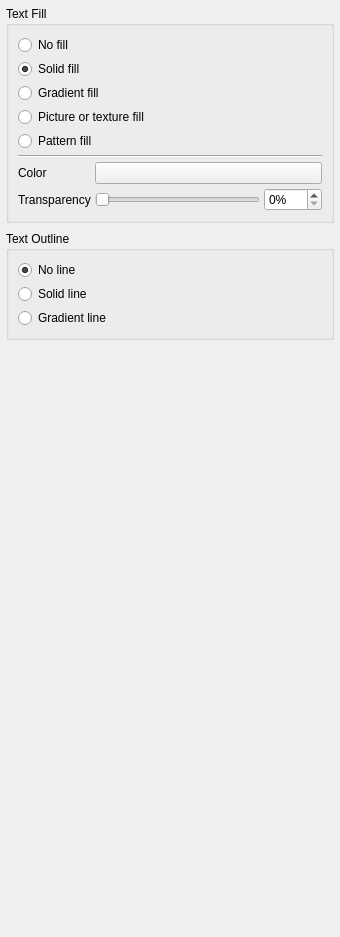
             <widget class="QWidget" name="text_fill_outline_content">
              <property name="geometry">
               <rect>
                <x>0</x>
                <y>0</y>
                <width>340</width>
                <height>937</height>
               </rect>
              </property>
              <layout class="QVBoxLayout" name="text_fill_outline_layout">
               <property name="spacing">
                <number>8</number>
               </property>
               <property name="leftMargin">
                <number>6</number>
               </property>
               <property name="topMargin">
                <number>6</number>
               </property>
               <property name="rightMargin">
                <number>6</number>
               </property>
               <property name="bottomMargin">
                <number>6</number>
               </property>
               <item>
                <widget class="QGroupBox" name="grp_text_fill">
                 <property name="title">
                  <string>Text Fill</string>
                 </property>
                 <layout class="QVBoxLayout" name="grp_text_fill_layout">
                  <property name="spacing">
                   <number>4</number>
                  </property>
                  <item>
                   <widget class="QRadioButton" name="rb_text_fill_none">
                    <property name="text">
                     <string>No fill</string>
                    </property>
                   </widget>
                  </item>
                  <item>
                   <widget class="QRadioButton" name="rb_text_fill_solid">
                    <property name="text">
                     <string>Solid fill</string>
                    </property>
                    <property name="checked">
                     <bool>true</bool>
                    </property>
                   </widget>
                  </item>
                  <item>
                   <widget class="QRadioButton" name="rb_text_fill_gradient">
                    <property name="text">
                     <string>Gradient fill</string>
                    </property>
                   </widget>
                  </item>
                  <item>
                   <widget class="QRadioButton" name="rb_text_fill_picture">
                    <property name="text">
                     <string>Picture or texture fill</string>
                    </property>
                   </widget>
                  </item>
                  <item>
                   <widget class="QRadioButton" name="rb_text_fill_pattern">
                    <property name="text">
                     <string>Pattern fill</string>
                    </property>
                   </widget>
                  </item>
                  <item>
                   <widget class="Line" name="text_fill_sep">
                    <property name="orientation">
                     <enum>Qt::Horizontal</enum>
                    </property>
                   </widget>
                  </item>
                  <item>
                   <layout class="QFormLayout" name="grp_text_fill_form">
                    <property name="fieldGrowthPolicy">
                     <enum>QFormLayout::AllNonFixedFieldsGrow</enum>
                    </property>
                    <item row="0" column="0">
                     <widget class="QLabel" name="lbl_text_fill_color">
                      <property name="text">
                       <string>Color</string>
                      </property>
                     </widget>
                    </item>
                    <item row="0" column="1">
                     <widget class="QPushButton" name="btn_text_color">
                      <property name="text">
                       <string/>
                      </property>
                     </widget>
                    </item>
                    <item row="1" column="0">
                     <widget class="QLabel" name="lbl_text_fill_transparency">
                      <property name="text">
                       <string>Transparency</string>
                      </property>
                     </widget>
                    </item>
                    <item row="1" column="1">
                     <layout class="QHBoxLayout" name="text_fill_transparency_row">
                      <item>
                       <widget class="QSlider" name="text_transparency_slider">
                        <property name="maximum">
                         <number>100</number>
                        </property>
                        <property name="orientation">
                         <enum>Qt::Horizontal</enum>
                        </property>
                       </widget>
                      </item>
                      <item>
                       <widget class="QSpinBox" name="text_transparency_spin">
                        <property name="suffix">
                         <string>%</string>
                        </property>
                        <property name="maximum">
                         <number>100</number>
                        </property>
                       </widget>
                      </item>
                     </layout>
                    </item>
                   </layout>
                  </item>
                 </layout>
                </widget>
               </item>
               <item>
                <widget class="QGroupBox" name="grp_text_outline">
                 <property name="title">
                  <string>Text Outline</string>
                 </property>
                 <layout class="QVBoxLayout" name="grp_text_outline_layout">
                  <property name="spacing">
                   <number>4</number>
                  </property>
                  <item>
                   <widget class="QRadioButton" name="rb_text_outline_none">
                    <property name="text">
                     <string>No line</string>
                    </property>
                    <property name="checked">
                     <bool>true</bool>
                    </property>
                   </widget>
                  </item>
                  <item>
                   <widget class="QRadioButton" name="rb_text_outline_solid">
                    <property name="text">
                     <string>Solid line</string>
                    </property>
                   </widget>
                  </item>
                  <item>
                   <widget class="QRadioButton" name="rb_text_outline_gradient">
                    <property name="text">
                     <string>Gradient line</string>
                    </property>
                   </widget>
                  </item>
                 </layout>
                </widget>
               </item>
               <item>
                <spacer name="text_fill_outline_spacer">
                 <property name="orientation">
                  <enum>Qt::Vertical</enum>
                 </property>
                 <property name="sizeHint" stdset="0">
                  <size>
                   <width>20</width>
                   <height>40</height>
                  </size>
                 </property>
                </spacer>
               </item>
              </layout>
             </widget>
